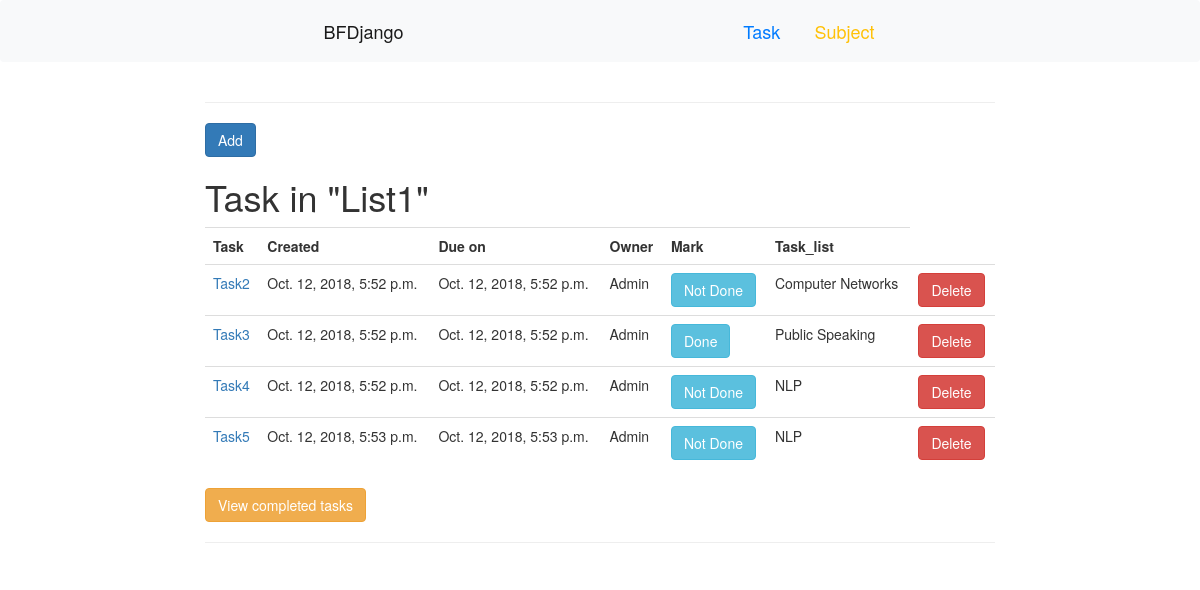
The page /todos/ on the database its author committed.
### main/models.py (models this page shows, shortened)
class Task(models.Model):
	task_name = models.CharField(max_length = 255)
	created = models.DateTimeField(auto_now_add = True)
	due_on = models.DateTimeField()
	owner = models.CharField( max_length = 255, default= "Admin")
	mark = models.BooleanField( default = False)
	task_list = models.ForeignKey(Task_list, on_delete=models.CASCADE, default = None)

class Task_list(models.Model):
	name = models.CharField(max_length = 255)
	def __str__(self):
		return self.name

### main/views.py (the view)
# urls.py: path('todos/', views.todos, name='todos' ),
def todos(request):
    tasks = Task.objects.all()
    context = {
    'task': tasks
    }
    return render(request, 'main/todo_list.html' ,context)

### main/templates/main/todo_list.html
{% extends "main/main.html"%}
{% block body %}
<hr>
<a href="{% url 'add' %}" class="btn btn-primary">Add</a>
<h1>Task in "List1"</h1>
<table class="table">
    <tr>
        <th>Task</th>
        <th>Created</th>
        <th>Due on</th>
        <th>Owner</th>
        <th>Mark</th>
        <th>Task_list</th>
    </tr>
    {% for val in task %}
        <tr>
            <td><a href="">{{val.task_name}}</a></td>
            <td>{{val.created}}</td>
            <td>{{val.due_on}}</td>
            <td>{{val.owner}}</td>
            <td><button class="btn btn-info">{% if val.mark == True%}
                Done
            {% else %}
                Not Done
            {% endif %}</button></td>
            <td>{{val.task_list}}</td>
           <td><a href = "{% url 'delete' val.id %}" class="btn btn-danger">Delete</a></td>
        </tr>
    {% endfor %}
</table>
    <a href =  "1/completed" class="btn btn-warning">View completed tasks</a>
<hr>
{% endblock%}

### main/templates/main/main.html (shortened to what this page needs)
{% load static %}
<!DOCTYPE html>
<html>
<head>
	<link rel="stylesheet" type="text/css" href="{%static 'css/bootstrap.min.css'"%}">
    <link rel="stylesheet" href="https://maxcdn.bootstrapcdn.com/bootstrap/3.3.7/css/bootstrap.min.css">
</head>
<body>
<nav  class="navbar navbar-light bg-light">
  <a href = "{% url 'main' %}"   class="navbar-brand">BFDjango</a>
  <form class="form-inline">
    <a href="{% url 'todos' %}" class="btn btn-outline-primary btn-lg ">Task</a>
    <a href="{% url 'subject' %}" class="btn btn-outline-warning btn-lg ">Subject</a>
  </form>
</nav>
<div class="row justify-content-center">
        <div class="col-md-8">
            {% block body %}
            {% endblock body %}
        </div>
</div>
</body>
</html>

### rows shown on the page
Task: task_name "Task2", created "Oct. 12, 2018, 5:52 p.m.", due_on "Oct. 12, 2018, 5:52 p.m.", owner "Admin", mark "Not Done", task_list "Computer Networks"
Task: task_name "Task3", created "Oct. 12, 2018, 5:52 p.m.", due_on "Oct. 12, 2018, 5:52 p.m.", owner "Admin", mark "Done", task_list "Public Speaking"
Task: task_name "Task4", created "Oct. 12, 2018, 5:52 p.m.", due_on "Oct. 12, 2018, 5:52 p.m.", owner "Admin", mark "Not Done", task_list "NLP"
Task: task_name "Task5", created "Oct. 12, 2018, 5:53 p.m.", due_on "Oct. 12, 2018, 5:53 p.m.", owner "Admin", mark "Not Done", task_list "NLP"
